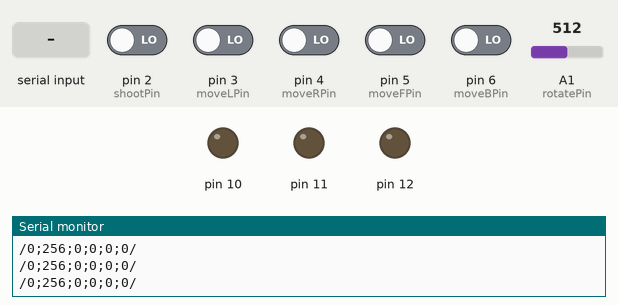
This sketch was run on a simulated Arduino Uno, built with avr-gcc and run on an emulated ATmega328P. On the bench: output pins drawn as LEDs (lit = HIGH), the last lines printed to the serial monitor. The test bench sets the inputs (shaded band); at power-on: pin 2 (shootPin), pin 3 (moveLPin), pin 4 (moveRPin), pin 5 (moveFPin), pin 6 (moveBPin) LOW, A1 (rotatePin) = 512. Pins used as bus, display or sensor lines are not drawn.

Above: at 1.2 s.
1.3 s: "1" received over Serial
At 2.5 s:
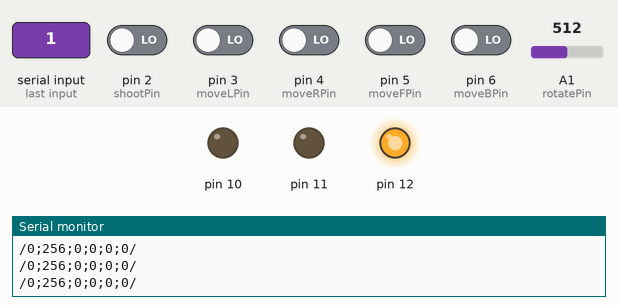
3.0 s: "4" received over Serial
At 5.8 s:
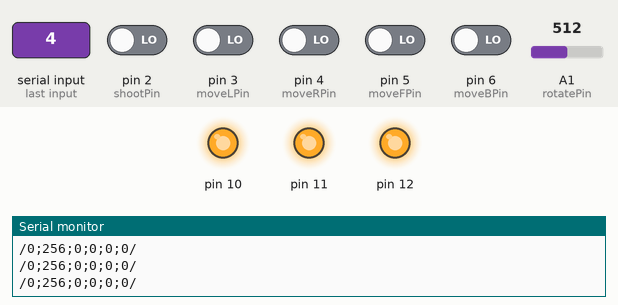
6.0 s: "1" received over Serial
9.0 s: "0" received over Serial
At 10.0 s:
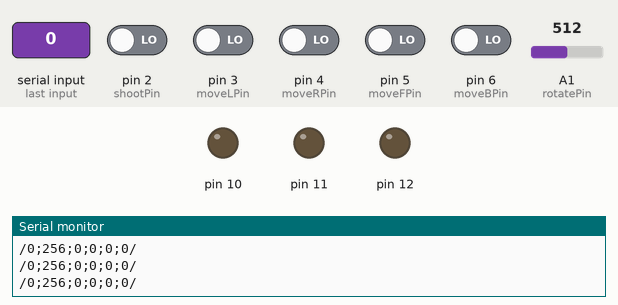
Timing chart, 0 to 11.5 s (numbered marks = the images above; inputs shaded):
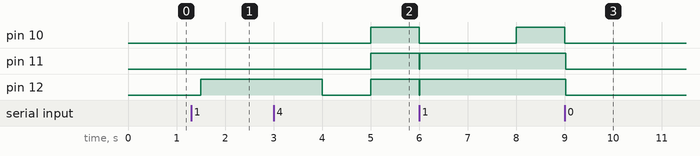

The sketch:

arduinogamecontroller.ino
```cpp
#define shootPin 2
#define moveLPin 3
#define moveRPin 4
#define moveFPin 5
#define moveBPin 6
#define rotatePin A1
#define collectPin3 A0
#define collectPin2 A2
#define collectPin1 A5

int cannonRotation = 0;
bool shooting = false;
bool moveF, moveB, moveR, moveL = false;

int health = 3;
int collectibles = 0;
bool onEMP = false;
int onEMPTime = 0;
bool empToggle = false;

int incomingByte = 0;

void setup() {
  Serial.begin(9600);

  // Asetetaan pinnit sisään-/ulostuloiksi
  pinMode(rotatePin, INPUT);

  pinMode(collectPin1, OUTPUT);
  pinMode(collectPin2, OUTPUT);
  pinMode(collectPin3, OUTPUT);

  DDRD = DDRD | B00000000; // Asetetaan pinnit 0-7 sisääntuloiksi
  DDRB = DDRB | B00011100; // Asetetaan pinnit 12, 11, 10 ulostuloiksi

  attachInterrupt(digitalPinToInterrupt(shootPin), shoot, CHANGE); // Lisätään keskeytyspalvelu ampumisnappiin

  cli();  // Pysäytetään keskeytykset

  //set timer1 interrupt at 1Hz
  TCCR1A = 0; // TCCR1A register = 0
  TCCR1B = 0;
  TCNT1  = 0; // Laskimen arvoksi 0
  OCR1A = 15624;// = (16*10^6) / (1*1024) - 1 (must be <65536)
  // turn on CTC mode
  TCCR1B |= (1 << WGM12);
  // Set CS12 and CS10 bits for 1024 prescaler
  TCCR1B |= (1 << CS12) | (1 << CS10);
  // enable timer compare interrupt
  TIMSK1 |= (1 << OCIE1A);

  sei();   // Keskeytykset takaisin päälle

  resetGame();  // Resetoidaan pelin alkutilanteeseen
}

void loop() {
  if(!onEMP) {
    rotateCannon();
    movement();
  }
  printData();

  if (Serial.available() > 0) {
    // Luetaan sisään tuleva data
    incomingByte = Serial.read();
    switch (incomingByte) {
      case 48:
        resetGame();
        break;
      case 49:
        health -= 1;
        healthLeds();
        break;
      case 50:
        health += 1;
        healthLeds();
        break;
      case 51:
        collectibles += 1;
        collectibleLeds();
        break;
      case 52:
        emp();
        break;
      default:
        break;
    }
  }

  delay(300);
}

void resetGame() {  // Resetoi arduinon pelin alkutilanteeseen
  health = 3;
  collectibles = 0;
  onEMP = false;
  onEMPTime = 0;

  healthLeds();
  collectibleLeds();
}

ISR(TIMER1_COMPA_vect){ // Timer1 1Hz keskeytys
  if(onEMP) {
    if(onEMPTime >= 3) {
      onEMP = false;
      onEMPTime = 0;
      healthLeds();
      collectibleLeds();
    }
    else {
      if(empToggle) {
        PORTB |= 1 << 4; // Ledi pinnissä 12 poispäältä
        PORTB |= 1 << 3; // Ledi pinnissä 11 poispäältä
        PORTB |= 1 << 2; // Ledi pinnissä 10 poispäältä
        digitalWrite(collectPin1, HIGH);
        digitalWrite(collectPin2, HIGH);
        digitalWrite(collectPin3, HIGH);
        empToggle = false;
      }
      else {
        PORTB &= ~(1 << 4); // Ledi pinnissä 12 päälle
        PORTB &= ~(1 << 3); // Ledi pinnissä 11 päälle
        PORTB &= ~(1 << 2); // Ledi pinnissä 10 päälle
        digitalWrite(collectPin1, LOW);
        digitalWrite(collectPin2, LOW);
        digitalWrite(collectPin3, LOW);
        empToggle = true;
      }
      onEMPTime += 1;
    }
  }
  else if(health == 1) {  // Jos health = 1, viimeinen ledi vilkkuu
    PORTB ^= 1 << 2;
  }
}

void emp() {
  onEMPTime = 0;
  onEMP = true;
}

void healthLeds() {
  if(health > 3) {
    health = 3;
  }
  if(health >= 3) {
    PORTB &= ~(1 << 4); // Ledi pinnissä 12 päälle
    PORTB &= ~(1 << 3); // Ledi pinnissä 11 päälle
    PORTB &= ~(1 << 2); // Ledi pinnissä 10 päälle
  }
  else if(health == 2) {
    PORTB |= 1 << 4; // Ledi pinnissä 12 poispäältä
    PORTB &= ~(1 << 3); // Ledi pinnissä 11 päälle
    PORTB &= ~(1 << 2); // Ledi pinnissä 10 päälle
  }
  else if(health == 1) {
    PORTB |= 1 << 4; // Ledi pinnissä 12 poispäältä
    PORTB |= 1 << 3; // Ledi pinnissä 11 poispäältä
    PORTB &= ~(1 << 2); // Ledi pinnissä 10 päälle
  }
  else {
    PORTB |= 1 << 4; // Ledi pinnissä 12 poispäältä
    PORTB |= 1 << 3; // Ledi pinnissä 11 poispäältä
    PORTB |= 1 << 2; // Ledi pinnissä 10 poispäältä
  }
}

void collectibleLeds() {
  if(collectibles >= 3) {
    digitalWrite(collectPin1, LOW);
    digitalWrite(collectPin2, LOW);
    digitalWrite(collectPin3, LOW);
  }
  else if(collectibles == 2) {
    digitalWrite(collectPin1, LOW);
    digitalWrite(collectPin2, LOW);
    digitalWrite(collectPin3, HIGH);
  }
  else if(collectibles == 1) {
    digitalWrite(collectPin1, LOW);
    digitalWrite(collectPin2, HIGH);
    digitalWrite(collectPin3, HIGH);
  }
  else {
    digitalWrite(collectPin1, HIGH);
    digitalWrite(collectPin2, HIGH);
    digitalWrite(collectPin3, HIGH);
  }
}

void movement() { // Luetaan liikkumis nappien tila
  moveF = PIND & B00100000;
  moveB = PIND & B01000000;
  moveR = PIND & B00010000;
  moveL = PIND & B00001000;
}

void rotateCannon() {
  cannonRotation = analogRead(rotatePin) / 2; // Muutetaan potikan lukema välille 0-360 unityä varten
  if(cannonRotation > 360) {
    cannonRotation = 360;
  }
}

void shoot() {
  shooting = digitalRead(2);
}

void printData() {      //Print format: /Shoot;CannonRotation;MoveForward;MoveBack;MoveRight;MoveLeft/
    Serial.print("/");
    Serial.print(shooting);
    Serial.print(";");
    Serial.print(cannonRotation);
    Serial.print(";");
    Serial.print(moveF);
    Serial.print(";");
    Serial.print(moveB);
    Serial.print(";");
    Serial.print(moveR);
    Serial.print(";");
    Serial.print(moveL);
    Serial.print("/");
    Serial.println();
}
```

Measured:
- after the input at 1.3 s, pin 12: LOW → HIGH after 0.20 s
- after the input at 3.0 s, pin 10, pin 11: LOW → HIGH after 2.0 s; pin 12: HIGH → LOW after 1.0 s, → HIGH 1.0 s later
- after the input at 9.0 s, pin 10: goes on until 9.0 s, then stays LOW; pin 11, pin 12: HIGH → LOW at once
